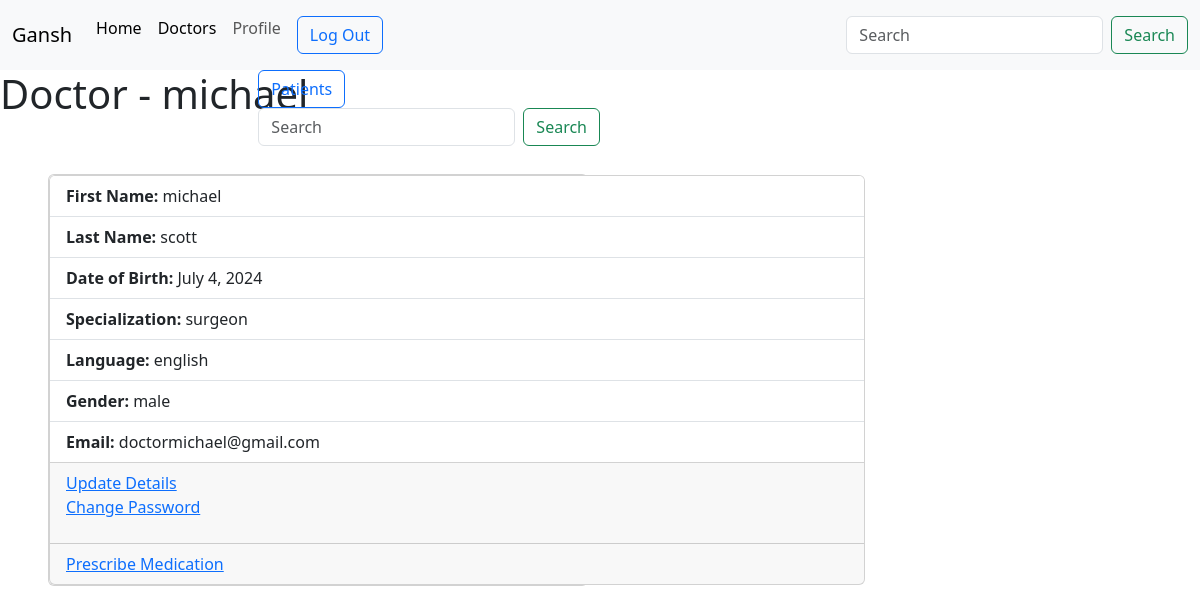
/doctor-profile/doctormichael/ (signed in), run on the app's committed database.
### thesis_api/models.py (models this page shows, shortened)
class Doctor(models.Model):
    male = 'male'
    female = 'female'
    category_choices = [
        (male , 'male'), (female ,'female')
    ]
    user = models.ForeignKey(User, on_delete=models.CASCADE)
    slug = models.SlugField(null=True, blank=True)
    first_name = models.CharField(max_length=50)
    last_name = models.CharField(max_length=50)
    specialization = models.CharField(max_length=150)
    date_of_birth = models.DateField(auto_now=False, auto_now_add=False)
    language = models.CharField(max_length=50)
    gender = models.CharField(max_length=50, choices=category_choices)
    email = models.EmailField(max_length=254)

### thesis_api/views.py (the view)
# urls.py: path('doctor-profile/<str:username>/', views.doctor_profile, name="doctor-profile"),
@login_required(login_url='login')
def doctor_profile(request, username):
    doctor = Doctor.objects.get(user=request.user)
    context = {"doctor": doctor}
    return render(request, "doctor_profile.html", context)

### templates/doctor_profile.html (shortened to what this page needs)
{% extends "base.html" %}
{% block content %}
<div class="position-absolute top-15 end-50 ">
    <a href="{% url 'patients' %}"><button type="button" class="btn btn-outline-primary"> Patients</button></a>
    <form class="d-flex" method="post" action="{% url 'search' %}">
        <input name ="q" class="form-control me-2" type="search" placeholder="Search" aria-label="Search">
        <button  class="btn btn-outline-success" type="submit">Search</button>
      </form>
</div>
<h1>Doctor - {{ doctor.first_name }}</h1>
<div class="row p-5">
    <div class="col-sm-6 mb-3 mb-sm-0">
        <div class="card">
            <div class="card" style="width: 51rem;">
                <ul class="list-group list-group-flush">
                  <li class="list-group-item"><b>First Name: </b>{{ doctor.first_name }}</li>
                  <li class="list-group-item"><b>Last Name:</b> {{ doctor.last_name }}</li>
                  <li class="list-group-item"><b>Date of Birth:</b> {{ doctor.date_of_birth }}</li>
                  <li class="list-group-item"><b>Specialization:</b> {{ doctor.specialization }}</li>
                  <li class="list-group-item"><b>Language:</b> {{ doctor.language }}</li>
                  <li class="list-group-item"><b>Gender:</B> {{ doctor.gender }}</li>
                  <li class="list-group-item"><b>Email:</b> {{ doctor.email }}</li>
                </ul>
                {% if request.user == doctor.user %}
                    <div class="card-footer">
                        <a href="{% url 'doctor' doctor.slug %}"> Update Details</a>
                        <p><a href="{% url 'password_change' %}" >Change Password</a></p>
                    </div>
                {% endif %}
                {% if request.user == doctor.user %}
                    <div class="card-footer">
                        <a href="{% url 'prescribe' user %}"> Prescribe Medication</a>
                    </div>
                {% endif %}
            </div>
        </div>
    </div>
</div>
{% endblock content %}

### data on the page
Doctor: first_name "michael", last_name "scott", date_of_birth "July 4, 2024", specialization "surgeon", language "english", gender "male", email "doctormichael@gmail.com"
